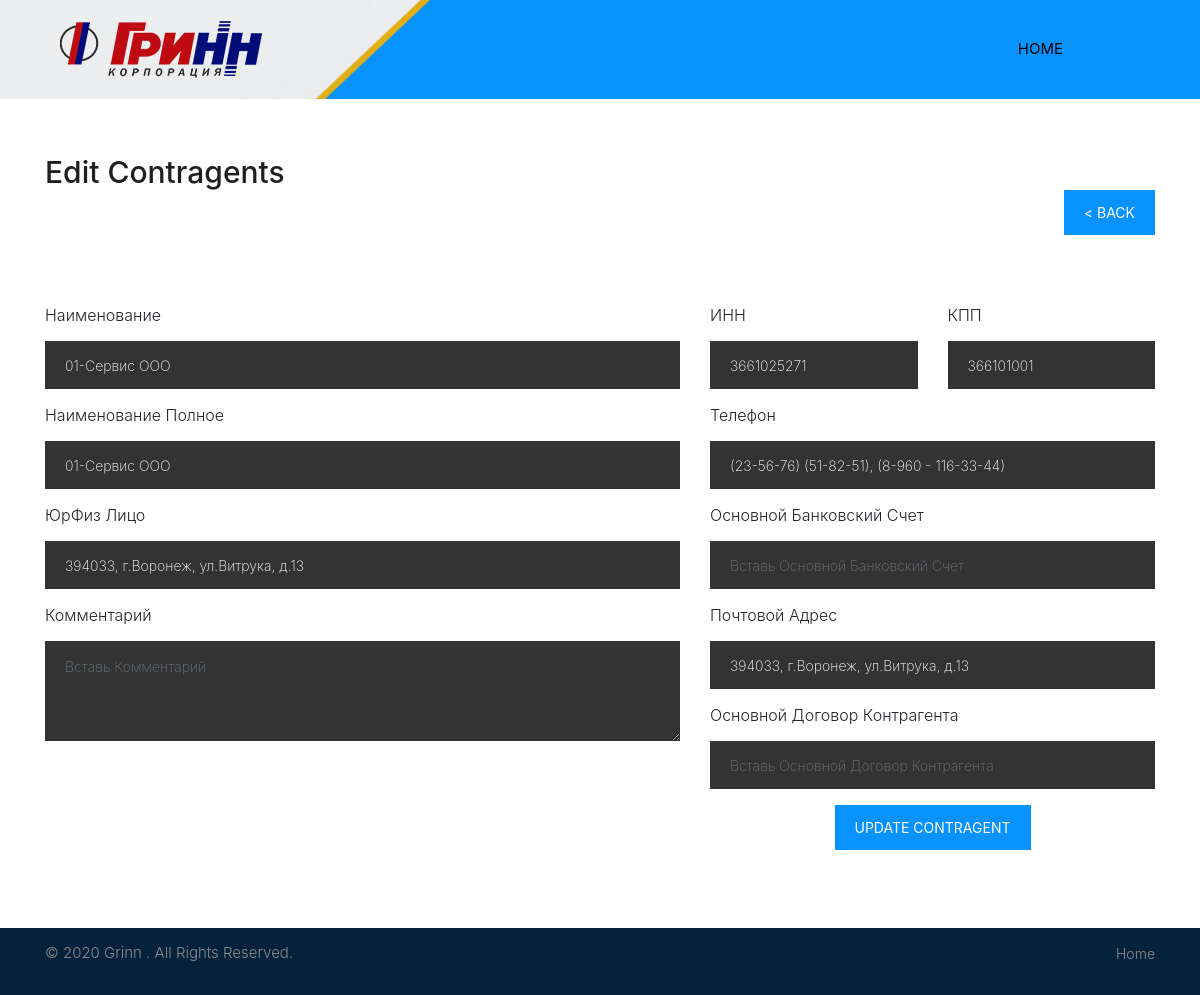
Page /edit_contragent_1c7.php?contragent_id=1 on the committed database.
### tables this page shows
create table contragents (
     id                              bigint not null unique,
     name                            text,
     naimnovanie_polnoe              text,
     inn                             text,
     kpp                             text,
     ur_fiz_litso                    text,
     pochtavoi_address               text ,
     telephone                       text,


     osnovnoi_dogovor_contragent      text,
     osnovnoi_bank_shot             text,

     commentary                     text,

     primary key (id)
);

### classes/Db_1C7.php (called while the page is built, shortened)
<?php
$filepath = realpath(dirname(__FILE__));
include_once ($filepath."/../lib/database_1c7.php");
?>
<?php
class  Db_1C7
{
    private $db;
    public function __construct()
    {
        $this->db = new Database_1c7();
    }
    public function getContragentById($contragent_id)
    {
        $query = "SELECT * FROM contragents WHERE id = '$contragent_id'";
        return $result = $this->db->select($query);
    }
}

### lib/database_1c7.php (called while the page is built, shortened)
<?php
    Class Database_1c7{
        public $host   = DB_HOST;
        public $user   = DB_USER;
        public $pass   = DB_PASS;
        public $dbname = DB_NAME;
        public $link;
        private function connectDB(){
            $this->link = new mysqli($this->host, $this->user, $this->pass, $this->dbname);
            mysqli_query($this->link, "set names utf8");
        }
        public function select($query){
            $result = $this->link->query($query) or die($this->link->error.__LINE__);
            if($result->num_rows > 0){
                return $result;
            } else {
                return false;
            }
        }
    }

### edit_contragent_1c7.php (the view, shortened to what this page needs)
<?php  include("inc/header_1c7.php") ?>
<div class="innerpage_banner">
    <div class="container">
        <div class="row">
            <div class="col-md-12">
                <h2>Edit Contragents</h2>
                <div class="submit-button " style="float: right">
                    <a href="1c7.php"><button class="btn btn-common" id="submit" type="submit">< Back </button></a>
                </div>
            </div>
        </div>
    </div>
</div>
<?php
if(isset($_GET['contragent_id'])){
    $contragent_id = $_GET['contragent_id'];
    $getContragentById = $contragent_1c7->getContragentById($contragent_id);
    if($getContragentById){
        $row = $getContragentById->fetch_assoc();
        $naimnovanie_polnoe = $row['naimnovanie_polnoe'];
    }
}
?>
<div id="contact" class="contact-box">
    <div class="container">
        <form method="post" action="">
            <div class="row">
                <div class="col-lg-7 col-sm-7 col-xs-12">
                    <div class="contact-block">
                        <div class="row">
                            <div class="col-md-12">
                                <p>Наименование</p>
                                <div class="form-group">
                                    <input style="color: #fff" type="text" class="form-control" id="name" name="name" placeholder="Вставь Наименование" required data-error="Please enter Наименование" value="<?php echo $row['name'] ?>">
                                </div>
                            </div>
                            <div class="col-md-12">
                                <p>Наименование Полное</p>
                                <div class="form-group">
                                    <input style="color: #fff" type="text" placeholder=" ВставьНаименование Полное" id="naimnovanie_polnoe" class="form-control" name="naimnovanie_polnoe" data-error="Please enter Наименование Полное" value="<?php    $r = str_ireplace('"','',"$naimnovanie_polnoe"); echo $r; ?>">
                                </div>
                            </div>
                            <div class="col-md-12">
                                <p>ЮрФиз Лицо</p>
                                <div class="form-group">
                                    <input style="color: #fff" type="text" class="form-control" id="ur_fiz_litso" name="ur_fiz_litso" placeholder="Вставь ЮрФиз Лицо"  data-error="Please enter ЮрФиз Лицо" value="<?php echo $row['ur_fiz_litso'] ?>">
                                </div>
                            </div>
                            <div class="col-md-12">
                                <p>Комментарий</p>
                                <div class="form-group">
                                    <textarea style="color: #fff" class="form-control" id="commentary" name="commentary" placeholder="Вставь Комментарий" rows="2" data-error="Write your Комментарий" ><?php echo $row['commentary'] ?></textarea>
                                </div>
                            </div>
                        </div>
                    </div>
                </div>
                <div class="col-lg-5 col-sm-5 col-xs-12">
                    <div class="left-contact">
                        <div class="contact-block">
                            <div class="row">
                                <div class="col-md-6">
                                    <p>ИНН</p>
                                    <div class="form-group">
                                        <input style="color: #fff" type="text" class="form-control" id="inn" name="inn" placeholder="Вставь ИНН" data-error="Please enter ИНН" value="<?php echo $row['inn'] ?>">
                                    </div>
                                </div>
                                <div class="col-md-6">
                                    <p>КПП</p>
                                    <div class="form-group">
                                        <input style="color: #fff" type="text" placeholder="Вставь КПП" id="kpp" class="form-control" name="kpp"  data-error="Please enter КПП" value="<?php echo $row['kpp'] ?>">
                                    </div>
                                </div>
                                <div class="col-md-12">
                                    <p>Телефон</p>
                                    <div class="form-group">
                                        <input style="color: #fff" type="text" class="form-control" id="telephone" name="telephone" placeholder="Вставь telephone"  data-error="Please enter telephone" value="<?php echo $row['telephone'] ?>">
                                    </div>
                                </div>
                                <div class="col-md-12">
                                    <p>Основной Банковский Счет</p>
                                    <div class="form-group">
                                        <input style="color: #fff" type="text" placeholder="Вставь Основной Банковский Счет" id="osnovnoi_bank_shot" class="form-control" name="osnovnoi_bank_shot"  data-error="Please enter Основной Банковский Счет" value="<?php echo $row['osnovnoi_bank_shot'] ?>">
                                    </div>
                                </div>
                                <div class="col-md-12">
                                    <p>Почтовой Адрес</p>
                                    <div class="form-group">
                                        <input style="color: #fff" type="text" placeholder="Вставь Почтовой Адрес" id="pochtavoi_address" class="form-control" name="pochtavoi_address"  data-error="Please enter Почтовой Адрес" value="<?php echo $row['pochtavoi_address'] ?>">
                                    </div>
                                </div>
                                <div class="col-md-12">
                                    <p>Основной Договор Контрагента</p>
                                    <div class="form-group">
                                        <input style="color: #fff" type="text" placeholder="Вставь Основной Договор Контрагента" id="osnovnoi_dogovor_contragent" class="form-control" name="osnovnoi_dogovor_contragent"  data-error="Please enter Основной Договор Контрагента" value="<?php echo $row['osnovnoi_dogovor_contragent'] ?>">
                                    </div>
                                </div>
                                <div class="col-md-12">
                                    <div class="submit-button text-center">
                                        <button name="update_contragent" class="btn btn-common" id="submit" type="submit">Update Contragent</button>
                                    </div>
                                </div>
                            </div>
                        </div>
                    </div>
                </div>
            </div>
        </form>
    </div>
</div>
<?php  include("inc/footer.php")  ?>

### css/style.css (style rules this page uses)
body { color: #666666; font-size: 15px; font-family: 'Poppins', sans-serif; line-height: 1.80857; }
a { color: #1f1f1f; text-decoration: none !important; outline: none !important; -webkit-transition: all .3s ease-in-out; -moz-transition: all .3s ease-in-out; -ms-transition: all .3s ease-in-out; -o-transition: all .3s ease-in-out; transition: all .3s ease-in-out; }
h1, h2, h3, h4, h5, h6 { letter-spacing: 0; font-weight: normal; position: relative; padding: 0 0 10px 0; font-weight: normal; line-height: 120% !important; color: #1f1f1f; margin: 0 }
h2 { font-size: 22px }
a { color: #1f1f1f; text-decoration: none; outline: none; }
a, .btn { text-decoration: none !important; outline: none !important; -webkit-transition: all .3s ease-in-out; -moz-transition: all .3s ease-in-out; -ms-transition: all .3s ease-in-out; -o-transition: all .3s ease-in-out; transition: all .3s ease-in-out; }
.contact-box { padding: 70px 0px; }
.contact-block .form-group .form-control { background: #333; height: 48px; font-size: 14px; border: 0; padding: 5px 20px; -webkit-box-shadow: none; box-shadow: none; border-radius: 0; font-weight: 200; letter-spacing: 0px; }
.submit-button .btn-common { background-color: #0892fd; height: 45px; line-height: 45px; font-size: 14px; font-weight: 400; color: #fff; padding: 0 20px; border: 0; outline: 0; text-transform: uppercase; border-radius: 0px; -webkit-transition: all 0.3s; -moz-transition: all 0.3s; -o-transition: all 0.3s; -ms-transition: all 0.3s; transition: all 0.3s; border-radius: 0; opacity: 1; }
.contact-block .form-group textarea.form-control { height: 100px; padding-top: 15px; }
p { margin-top: 5px; margin-bottom: 1rem; font-size: 16px; font-weight: 300; line-height: normal; }
.innerpage_banner h2 { margin: 55px 0 0; padding: 0; font-size: 30px; text-align: left; font-weight: 500; position: relative; }

### css/timeline.css (style rules this page uses)
* { box-sizing: border-box; }

### rows in the picture
contragents: name "01-Сервис ООО", naimnovanie_polnoe "01-Сервис ООО", ur_fiz_litso "394033, г.Воронеж, ул.Витрука, д.13", inn "3661025271", kpp "366101001", telephone "(23-56-76) (51-82-51), (8-960 - 116-33-44)", pochtavoi_address "394033, г.Воронеж, ул.Витрука, д.13"
